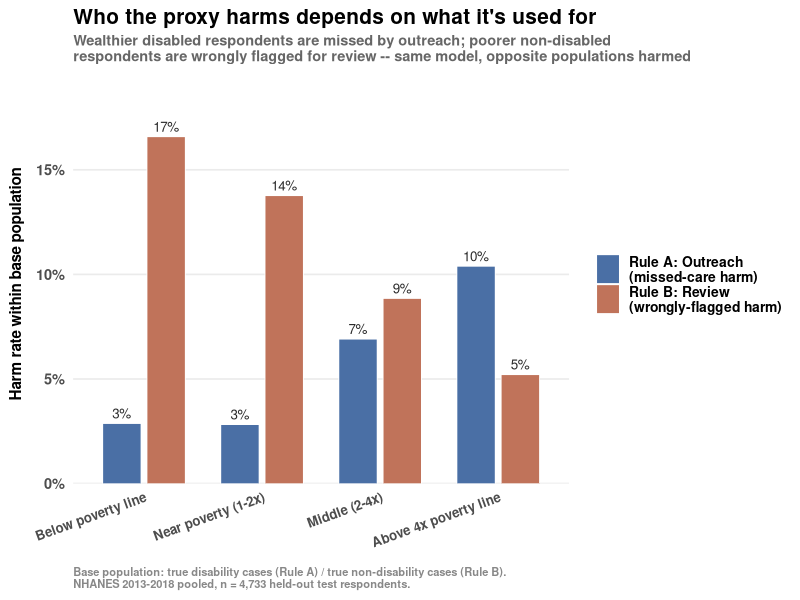
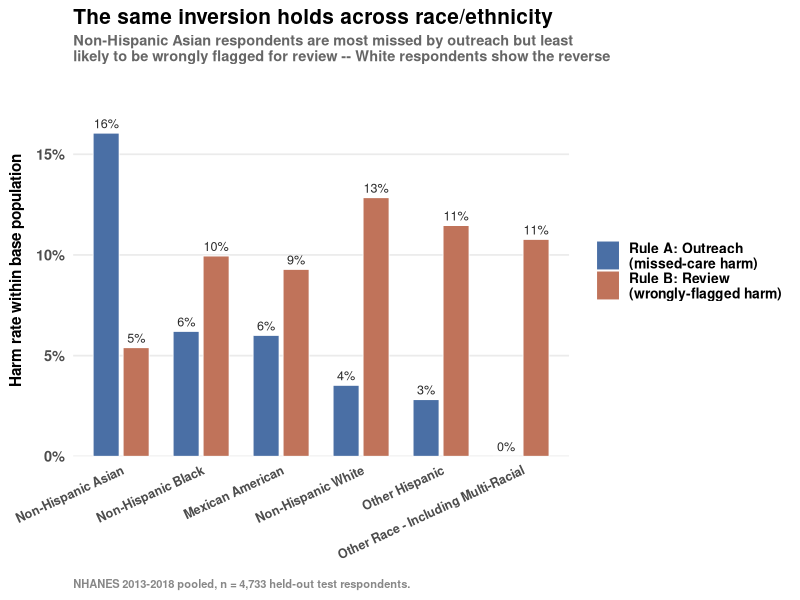
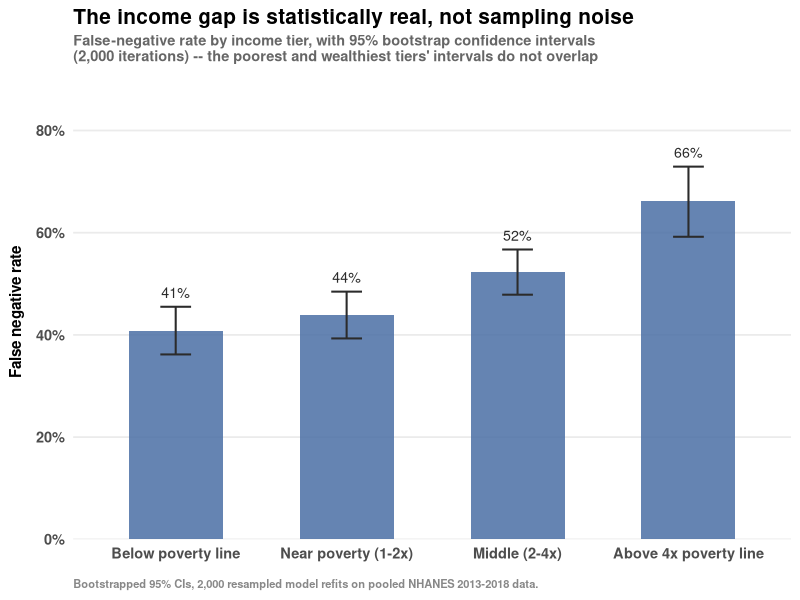
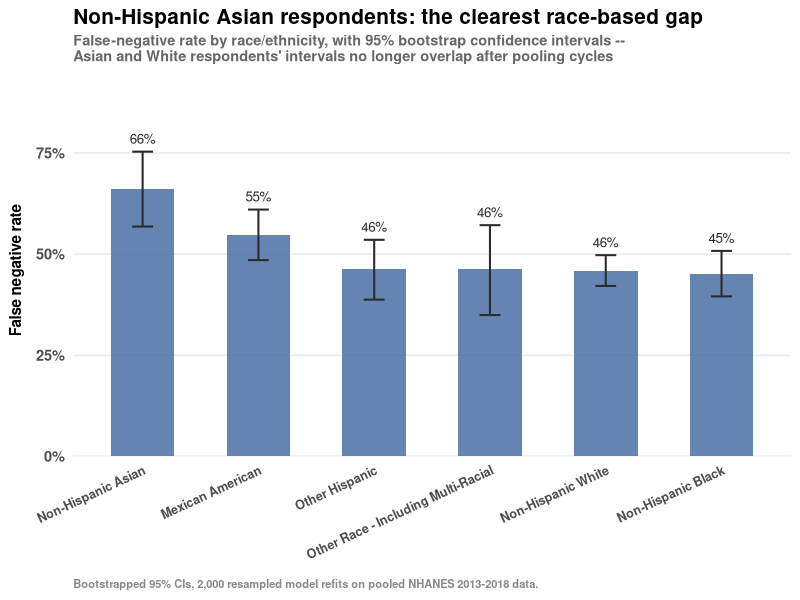
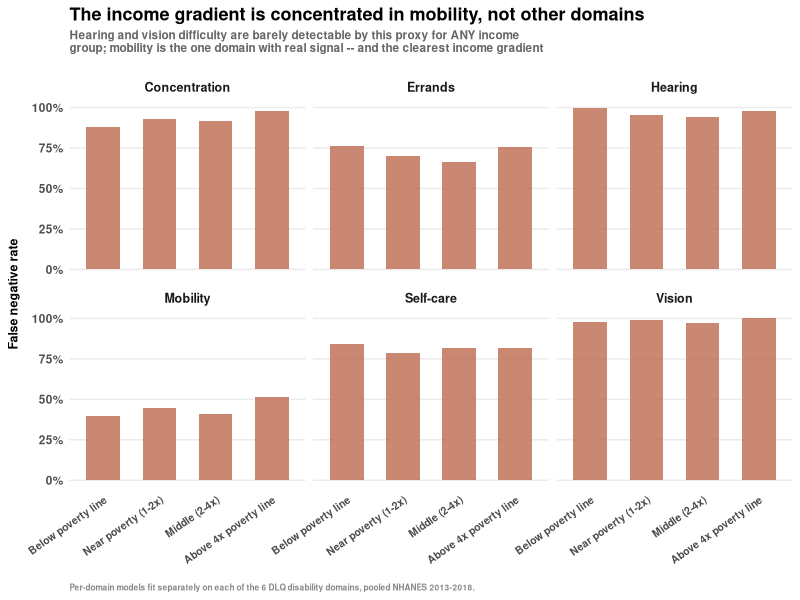
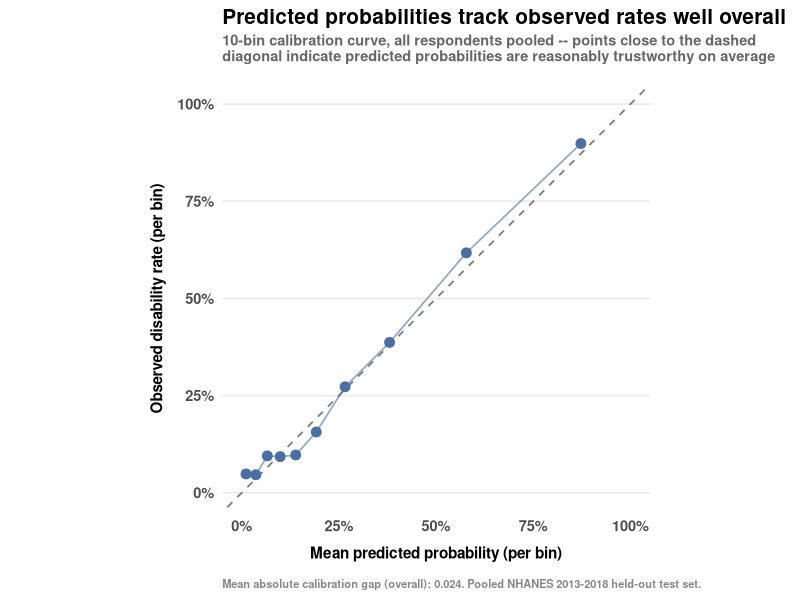
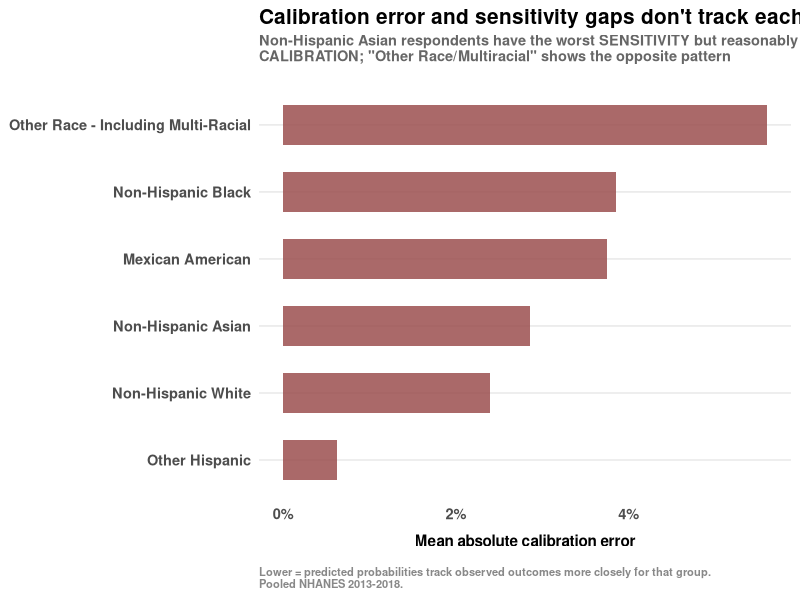
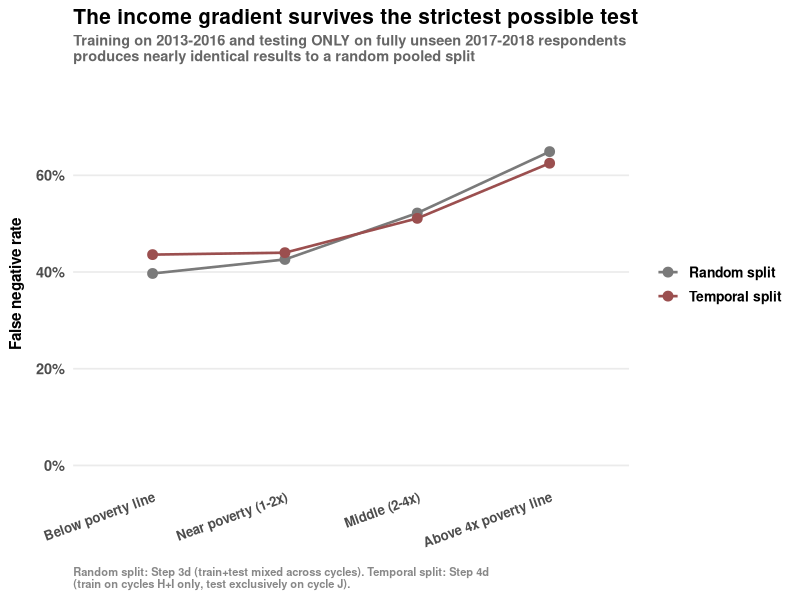

Write the R code that produced these figures, in order. (Note: this script raises an error after producing the figures.)

# STEP 5: ALL FIGURES -- ggplot2

# Every plot for the paper lives in this one file, in clearly labeled
# sections. Shared palette/theme objects are defined once at the top so
# changing the house style updates every plot at once.
#
# Each section is self-contained: loads its own data (from memory if present,
# else from the saved CSV), builds the plot, prints it, and saves PNG + PDF.
# Re-running the whole file is cheap -- no modeling, just plotting from
# already-computed results.

library(tidyverse)
library(scales)


# 0. SHARED STYLE -- change once, applies everywhere


# Core palette
COLOR_RULE_A      <- "#4A6FA5"   # outreach / missed-care harm (cool blue)
COLOR_RULE_B      <- "#C0735A"   # review / wrongly-flagged harm (warm terracotta)
COLOR_NEUTRAL     <- "#7A7A7A"   # neutral/reference bars
COLOR_HIGHLIGHT   <- "#9B4F4F"   # for calling out the worst-performing group
COLOR_TEXT_DARK   <- "#2B2B2B"
COLOR_TEXT_MUTED  <- "#666666"
COLOR_CAPTION     <- "#888888"

# Shared theme, applied on top of theme_minimal() in every plot
theme_paper <- function(base_size = 13) {
  theme_minimal(base_size = base_size) +
    theme(
      plot.title = element_text(face = "bold", size = base_size + 2, margin = ggplot2::margin(b = 4)),
      plot.subtitle = element_text(face = "bold", size = base_size - 2.5, color = COLOR_TEXT_MUTED, margin = ggplot2::margin(b = 14)),
      plot.caption = element_text(face = "bold", size = base_size - 5, color = COLOR_CAPTION, hjust = 0, margin = ggplot2::margin(t = 12)),
      legend.text = element_text(face = "bold", size = base_size - 3),
      legend.title = element_text(face = "bold", size = base_size - 3),
      axis.text = element_text(face = "bold", size = base_size - 2.5),
      axis.title.x = element_text(face = "bold", size = base_size - 2, margin = ggplot2::margin(t = 8)),
      axis.title.y = element_text(face = "bold", size = base_size - 2, margin = ggplot2::margin(r = 8)),
      panel.grid.minor = element_blank(),
      panel.grid.major.x = element_blank(),
      strip.text = element_text(face = "bold", size = base_size - 2)
    )
}

# Output directory for all figures -- separate from scripts/data
PLOTS_DIR <- "plots"
if (!dir.exists(PLOTS_DIR)) {
  dir.create(PLOTS_DIR)
  cat(sprintf("Created directory: %s/\n", PLOTS_DIR))
}

# Standard save helper -- saves PNG only per-plot, into plots/. All plots also
# get collected into `all_plots_list` below, so a single combined PDF can be
# built at the end of the script instead of one PDF per figure.
all_plots_list <- list()
all_plots_dims  <- list()

save_fig <- function(plot_obj, filename, width = 8, height = 6) {
  png_path <- file.path(PLOTS_DIR, paste0(filename, ".png"))
  ggsave(png_path, plot_obj, width = width, height = height, dpi = 300, bg = "white")
  cat(sprintf("Saved: %s\n", png_path))
  
  # Register this plot + its dimensions for the combined master PDF
  all_plots_list[[length(all_plots_list) + 1]] <<- plot_obj
  all_plots_dims[[length(all_plots_dims) + 1]] <<- c(width, height)
}

# Consistent income tier ordering used across multiple plots
INCOME_LEVELS <- c("Below poverty line", "Near poverty (1-2x)", "Middle (2-4x)", "Above 4x poverty line")



# PLOT 1: Harm Inversion -- Income Tier

if (!exists("comparison_income")) {
  comparison_income <- read_csv("data/step3e_comparison_income_pooled.csv", show_col_types = FALSE)
}

income_long <- comparison_income %>%
  select(income_tier, rule_a_harm_rate, rule_b_harm_rate) %>%
  pivot_longer(cols = c(rule_a_harm_rate, rule_b_harm_rate), names_to = "rule", values_to = "harm_rate") %>%
  mutate(
    rule = recode(rule, rule_a_harm_rate = "Rule A: Outreach\n(missed-care harm)",
                  rule_b_harm_rate = "Rule B: Review\n(wrongly-flagged harm)"),
    income_tier = factor(income_tier, levels = INCOME_LEVELS)
  )

p1_harm_inversion_income <- ggplot(income_long, aes(x = income_tier, y = harm_rate, fill = rule)) +
  geom_col(position = position_dodge(width = 0.75), width = 0.65, color = "white", linewidth = 0.3) +
  geom_text(aes(label = percent(harm_rate, accuracy = 1)),
            position = position_dodge(width = 0.75), vjust = -0.5, size = 3.4, color = COLOR_TEXT_DARK) +
  scale_y_continuous(labels = percent_format(accuracy = 1), expand = expansion(mult = c(0, 0.15))) +
  scale_fill_manual(values = c("Rule A: Outreach\n(missed-care harm)" = COLOR_RULE_A,
                               "Rule B: Review\n(wrongly-flagged harm)" = COLOR_RULE_B), name = NULL) +
  labs(
    title = "Who the proxy harms depends on what it's used for",
    subtitle = "Wealthier disabled respondents are missed by outreach; poorer non-disabled\nrespondents are wrongly flagged for review -- same model, opposite populations harmed",
    x = NULL, y = "Harm rate within base population",
    caption = "Base population: true disability cases (Rule A) / true non-disability cases (Rule B).\nNHANES 2013-2018 pooled, n = 4,733 held-out test respondents."
  ) +
  theme_paper() +
  theme(axis.text.x = element_text(angle = 20, hjust = 1, size = 9.5))

print(p1_harm_inversion_income)
save_fig(p1_harm_inversion_income, "step5_plot1_harm_inversion_income")



# PLOT 2: Harm Inversion -- Race/Ethnicity

if (!exists("comparison_race")) {
  comparison_race <- read_csv("data/step3e_comparison_race_pooled.csv", show_col_types = FALSE)
}

race_long <- comparison_race %>%
  select(race_eth_label_orig, rule_a_harm_rate, rule_b_harm_rate) %>%
  mutate(race_eth_label_orig = fct_reorder(race_eth_label_orig, rule_a_harm_rate, .desc = TRUE)) %>%
  pivot_longer(cols = c(rule_a_harm_rate, rule_b_harm_rate), names_to = "rule", values_to = "harm_rate") %>%
  mutate(
    rule = recode(rule, rule_a_harm_rate = "Rule A: Outreach\n(missed-care harm)",
                  rule_b_harm_rate = "Rule B: Review\n(wrongly-flagged harm)")
  )

p2_harm_inversion_race <- ggplot(race_long, aes(x = race_eth_label_orig, y = harm_rate, fill = rule)) +
  geom_col(position = position_dodge(width = 0.75), width = 0.65, color = "white", linewidth = 0.3) +
  geom_text(aes(label = percent(harm_rate, accuracy = 1)),
            position = position_dodge(width = 0.75), vjust = -0.5, size = 3.2, color = COLOR_TEXT_DARK) +
  scale_y_continuous(labels = percent_format(accuracy = 1), expand = expansion(mult = c(0, 0.15))) +
  scale_fill_manual(values = c("Rule A: Outreach\n(missed-care harm)" = COLOR_RULE_A,
                               "Rule B: Review\n(wrongly-flagged harm)" = COLOR_RULE_B), name = NULL) +
  labs(
    title = "The same inversion holds across race/ethnicity",
    subtitle = "Non-Hispanic Asian respondents are most missed by outreach but least\nlikely to be wrongly flagged for review -- White respondents show the reverse",
    x = NULL, y = "Harm rate within base population",
    caption = "NHANES 2013-2018 pooled, n = 4,733 held-out test respondents."
  ) +
  theme_paper() +
  theme(axis.text.x = element_text(angle = 25, hjust = 1, size = 9))

print(p2_harm_inversion_race)
save_fig(p2_harm_inversion_race, "step5_plot2_harm_inversion_race", width = 9, height = 6.5)



# PLOT 3: Bootstrap 95% CIs -- Income Tier (the "is it real or noise" figure)

if (!exists("ci_summary_pooled")) {
  ci_summary_pooled <- read_csv("data/step3d_bootstrap_ci_summary_pooled.csv", show_col_types = FALSE)
}

income_ci <- ci_summary_pooled %>%
  filter(group_type == "income") %>%
  mutate(group = factor(group, levels = INCOME_LEVELS))

p3_bootstrap_ci_income <- ggplot(income_ci, aes(x = group, y = mean_fnr)) +
  geom_col(fill = COLOR_RULE_A, width = 0.55, alpha = 0.85) +
  geom_errorbar(aes(ymin = ci_low_fnr, ymax = ci_high_fnr), width = 0.18, linewidth = 0.7, color = COLOR_TEXT_DARK) +
  geom_text(aes(y = ci_high_fnr, label = percent(mean_fnr, accuracy = 1)), 
            vjust = -0.8, size = 3.6, color = COLOR_TEXT_DARK) +
  scale_y_continuous(labels = percent_format(accuracy = 1), expand = expansion(mult = c(0, 0.22))) +
  labs(
    title = "The income gap is statistically real, not sampling noise",
    subtitle = "False-negative rate by income tier, with 95% bootstrap confidence intervals\n(2,000 iterations) -- the poorest and wealthiest tiers' intervals do not overlap",
    x = NULL, y = "False negative rate",
    caption = "Bootstrapped 95% CIs, 2,000 resampled model refits on pooled NHANES 2013-2018 data."
  ) +
  theme_paper()

print(p3_bootstrap_ci_income)
save_fig(p3_bootstrap_ci_income, "step5_plot3_bootstrap_ci_income")



# PLOT 4: Bootstrap 95% CIs -- Race/Ethnicity

race_ci <- ci_summary_pooled %>%
  filter(group_type == "race") %>%
  mutate(group = fct_reorder(group, mean_fnr, .desc = TRUE))

p4_bootstrap_ci_race <- ggplot(race_ci, aes(x = group, y = mean_fnr)) +
  geom_col(fill = COLOR_RULE_A, width = 0.55, alpha = 0.85) +
  geom_errorbar(aes(ymin = ci_low_fnr, ymax = ci_high_fnr), width = 0.18, linewidth = 0.7, color = COLOR_TEXT_DARK) +
  geom_text(aes(y = ci_high_fnr, label = percent(mean_fnr, accuracy = 1)), 
            vjust = -0.8, size = 3.4, color = COLOR_TEXT_DARK) +
  scale_y_continuous(labels = percent_format(accuracy = 1), expand = expansion(mult = c(0, 0.22))) +
  labs(
    title = "Non-Hispanic Asian respondents: the clearest race-based gap",
    subtitle = "False-negative rate by race/ethnicity, with 95% bootstrap confidence intervals --\nAsian and White respondents' intervals no longer overlap after pooling cycles",
    x = NULL, y = "False negative rate",
    caption = "Bootstrapped 95% CIs, 2,000 resampled model refits on pooled NHANES 2013-2018 data."
  ) +
  theme_paper() +
  theme(axis.text.x = element_text(angle = 25, hjust = 1, size = 9))

print(p4_bootstrap_ci_race)
save_fig(p4_bootstrap_ci_race, "step5_plot4_bootstrap_ci_race", width = 9, height = 6.5)



# PLOT 5: Per-Domain Breakdown -- where the model actually has signal

if (!exists("all_domain_income")) {
  all_domain_income <- read_csv("data/step4b_per_domain_income.csv", show_col_types = FALSE)
}

domain_labels <- c(
  hearing_difficulty = "Hearing",
  vision_difficulty = "Vision",
  concentration_difficulty = "Concentration",
  mobility_difficulty = "Mobility",
  selfcare_difficulty = "Self-care",
  errands_difficulty = "Errands"
)

domain_income_plot_df <- all_domain_income %>%
  mutate(
    domain_label = recode(domain, !!!domain_labels),
    income_tier = factor(income_tier, levels = INCOME_LEVELS)
  )

p5_per_domain_income <- ggplot(domain_income_plot_df, aes(x = income_tier, y = false_negative_rate)) +
  geom_col(fill = COLOR_RULE_B, width = 0.6, alpha = 0.85) +
  facet_wrap(~ domain_label, ncol = 3) +
  scale_y_continuous(labels = percent_format(accuracy = 1), limits = c(0, 1)) +
  labs(
    title = "The income gradient is concentrated in mobility, not other domains",
    subtitle = "Hearing and vision difficulty are barely detectable by this proxy for ANY income\ngroup; mobility is the one domain with real signal -- and the clearest income gradient",
    x = NULL, y = "False negative rate",
    caption = "Per-domain models fit separately on each of the 6 DLQ disability domains, pooled NHANES 2013-2018."
  ) +
  theme_paper(base_size = 11) +
  theme(axis.text.x = element_text(angle = 35, hjust = 1, size = 7.5))

print(p5_per_domain_income)
save_fig(p5_per_domain_income, "step5_plot5_per_domain_income", width = 9, height = 7)



# PLOT 6: Calibration -- predicted vs observed probability, overall

if (!exists("overall_calibration")) {
  overall_calibration <- read_csv("data/step4a_calibration_overall.csv", show_col_types = FALSE)
}

p6_calibration <- ggplot(overall_calibration, aes(x = mean_predicted_prob, y = observed_rate)) +
  geom_abline(slope = 1, intercept = 0, linetype = "dashed", color = COLOR_NEUTRAL, linewidth = 0.6) +
  geom_point(size = 3, color = COLOR_RULE_A) +
  geom_line(color = COLOR_RULE_A, linewidth = 0.6, alpha = 0.6) +
  scale_x_continuous(labels = percent_format(accuracy = 1), limits = c(0, 1)) +
  scale_y_continuous(labels = percent_format(accuracy = 1), limits = c(0, 1)) +
  labs(
    title = "Predicted probabilities track observed rates well overall",
    subtitle = "10-bin calibration curve, all respondents pooled -- points close to the dashed\ndiagonal indicate predicted probabilities are reasonably trustworthy on average",
    x = "Mean predicted probability (per bin)", y = "Observed disability rate (per bin)",
    caption = "Mean absolute calibration gap (overall): 0.024. Pooled NHANES 2013-2018 held-out test set."
  ) +
  coord_equal() +
  theme_paper()

print(p6_calibration)
save_fig(p6_calibration, "step5_plot6_calibration_overall", width = 7, height = 7)



# PLOT 7: Calibration error by subgroup -- the "reliability ≠ sensitivity" figure

race_cal_summary <- read_csv("data/step4a_calibration_summary_race.csv", show_col_types = FALSE)

p7_calibration_by_race <- ggplot(race_cal_summary %>% mutate(race_eth_label_orig = fct_reorder(race_eth_label_orig, mean_abs_calibration_error)),
                                 aes(x = race_eth_label_orig, y = mean_abs_calibration_error)) +
  geom_col(fill = COLOR_HIGHLIGHT, width = 0.6, alpha = 0.85) +
  coord_flip() +
  scale_y_continuous(labels = percent_format(accuracy = 1)) +
  labs(
    title = "Calibration error and sensitivity gaps don't track each other",
    subtitle = "Non-Hispanic Asian respondents have the worst SENSITIVITY but reasonably good\nCALIBRATION; \"Other Race/Multiracial\" shows the opposite pattern",
    x = NULL, y = "Mean absolute calibration error",
    caption = "Lower = predicted probabilities track observed outcomes more closely for that group.\nPooled NHANES 2013-2018."
  ) +
  theme_paper()

print(p7_calibration_by_race)
save_fig(p7_calibration_by_race, "step5_plot7_calibration_by_race")



# PLOT 8: Cross-cycle generalization -- random split vs. temporal split

# Manually constructed comparison table (pulling key numbers from step3d and
# step4d's printed output) since these live in two different script runs'
# environments and weren't saved in a single joined CSV.

cross_cycle_comparison <- tribble(
  ~income_tier,            ~split_type,        ~false_negative_rate,
  "Below poverty line",    "Random split",      0.397,
  "Near poverty (1-2x)",   "Random split",      0.426,
  "Middle (2-4x)",         "Random split",      0.522,
  "Above 4x poverty line", "Random split",      0.649,
  "Below poverty line",    "Temporal split",    0.436,
  "Near poverty (1-2x)",   "Temporal split",    0.440,
  "Middle (2-4x)",         "Temporal split",    0.511,
  "Above 4x poverty line", "Temporal split",    0.625
) %>%
  mutate(income_tier = factor(income_tier, levels = INCOME_LEVELS))

p8_cross_cycle <- ggplot(cross_cycle_comparison, aes(x = income_tier, y = false_negative_rate,
                                                     color = split_type, group = split_type)) +
  geom_line(linewidth = 0.9) +
  geom_point(size = 3) +
  scale_y_continuous(labels = percent_format(accuracy = 1), limits = c(0, 0.75)) +
  scale_color_manual(values = c("Random split" = COLOR_NEUTRAL, "Temporal split" = COLOR_HIGHLIGHT), name = NULL) +
  labs(
    title = "The income gradient survives the strictest possible test",
    subtitle = "Training on 2013-2016 and testing ONLY on fully unseen 2017-2018 respondents\nproduces nearly identical results to a random pooled split",
    x = NULL, y = "False negative rate",
    caption = "Random split: Step 3d (train+test mixed across cycles). Temporal split: Step 4d\n(train on cycles H+I only, test exclusively on cycle J)."
  ) +
  theme_paper() +
  theme(axis.text.x = element_text(angle = 20, hjust = 1, size = 9.5))

print(p8_cross_cycle)
save_fig(p8_cross_cycle, "step5_plot8_cross_cycle_generalization")



# MASTER PDF -- all 8 figures combined into one document

# A single PDF device stays open for the whole document; pages can't change
# size mid-document in the base pdf() device, so we size the document to fit
# the widest/tallest plot in the set, and each individual plot still renders
# at full quality within that page (ggplot scales to fill the page cleanly).

library(qpdf)

master_pdf_path <- file.path(PLOTS_DIR, "step5_all_figures_master.pdf")

temp_pdfs <- c()
for (i in seq_along(all_plots_list)) {
  dims <- all_plots_dims[[i]]
  temp_path <- file.path(PLOTS_DIR, sprintf("_temp_page_%d.pdf", i))
  ggsave(temp_path, all_plots_list[[i]], width = dims[1], height = dims[2], device = cairo_pdf)
  temp_pdfs <- c(temp_pdfs, temp_path)
}

pdf_combine(input = temp_pdfs, output = master_pdf_path)
unlink(temp_pdfs)

cat(sprintf("\nSaved combined master PDF: %s (%d figures)\n", master_pdf_path, length(all_plots_list)))


# DONE

cat("\n\nAll 8 figures generated:\n")
cat(sprintf("  - Individual PNGs in %s/\n", PLOTS_DIR))
cat(sprintf("  - One combined PDF: %s\n", master_pdf_path))
cat("\nTo change the house style (colors, fonts, theme), edit Section 0 only --\n")
cat("every plot below references COLOR_* variables and theme_paper(), so a\n")
cat("single edit at the top updates the whole set.\n")
